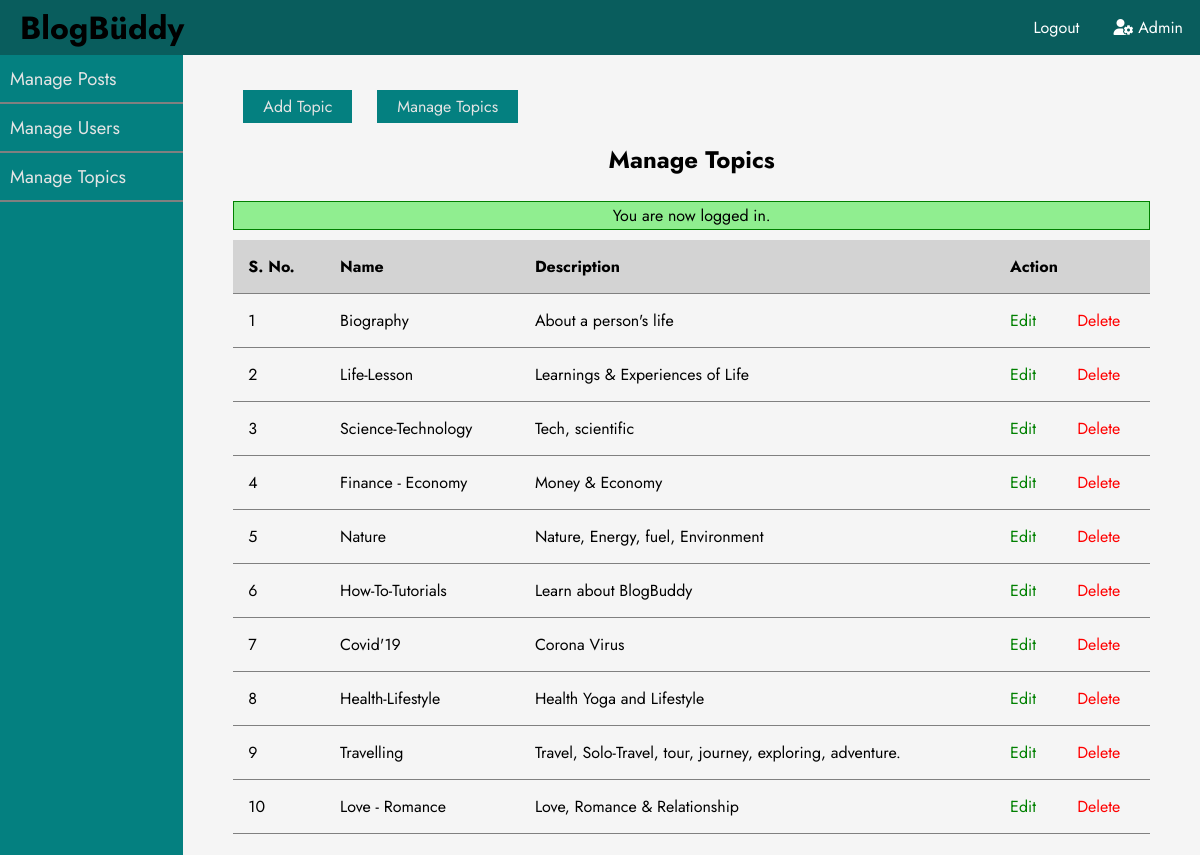
The app's page /admin/topic/index.php (signed in) with its own data.
### tables this page shows
CREATE TABLE `topics` (
  `id` int(11) NOT NULL,
  `name` varchar(60) NOT NULL,
  `description` text NOT NULL
);

### app/controllers/topics.php (called while the page is built, shortened)
<?php
include("C:/xampp/htdocs/blogbuddy/app/database/db.php");
$table = 'topics';
$topics = selectAll($table);

### app/database/db.php (called while the page is built, shortened)
<?php
    require("connect.php");
    function selectAll($table, $conditions = [])
    {
        global $conn;
        $sql = "SELECT * FROM $table";
        if(empty($conditions))
        {
            $stmt = $conn->prepare($sql);
            $stmt->execute();
            $records = $stmt->get_result()->fetch_all(MYSQLI_ASSOC);
            return $records;
        }
    }
?>

### admin/topic/index.php (the view, shortened to what this page needs)
<?php include("C:/xampp/htdocs/blogbuddy/app/controllers/topics.php");
?>
<!DOCTYPE html>
<html lang="en">
<head>
  <link rel="stylesheet" href="https://cdnjs.cloudflare.com/ajax/libs/font-awesome/6.1.1/css/all.min.css" />
  <link rel="stylesheet" type="text/css" href="../../assets/css/admin-style.css">
</head>
<body>
  <?php include("C:/xampp/htdocs/blogbuddy/app/includes/adminHeader.php"); ?>
  <div class="page-wrapper">
      <div class="admin-wrapper">
          <?php include("C:/xampp/htdocs/blogbuddy/app/includes/adminSidebar.php"); ?>
          <div class="admin-content">
            <div class="button-group">
                <a href="create.php" class="btn">Add Topic</a>
                <a href="index.php" class="btn">Manage Topics</a>
            </div>
            <div class="content">
                <h2 class="page-title">Manage Topics</h2>
                <?php include("C:/xampp/htdocs/blogbuddy/app/includes/messages.php"); ?>
                <table>
                    <thead>
                        <th>S. No.</th>
                        <th>Name</th>
                        <th>Description</th>
                        <th colspan="2" style="text-align: left;">Action</th>
                    </thead>
                    <tbody>
                      <?php foreach($topics as $key => $topic): ?>
                          <tr>
                            <td><?php echo $key + 1; ?></td>
                            <td><?php echo $topic['name']; ?></td>
                            <td><?php echo $topic['description']; ?></td>
                            <td><a href="edit.php?id=<?php echo $topic['id']; ?>" class="edit">Edit</a></td>
                            <?php if($_SESSION['admin']):?>
                              <td><a href="index.php?del_id=<?php echo $topic['id']; ?>" name="del_id" value="<?php echo $topic['id']; ?>" class="delete">Delete</a></td>
                            <?php endif; ?>
                            </tr>
                      <?php endforeach;?>
                    </tbody>
                </table>
            </div>
          </div>
      </div>
  </div>
</body>
</html>

### app/assets/css/admin-style.css (style rules this page uses)
* { font-family: 'Jost', sans-serif; margin: 0px; padding: 0px; box-sizing: border-box; }
:root { --pri-col: teal; --sec-col: black; --tri-col: whitesmoke; --sdw-col: #e4e4e4; }
body { height: 100vh; width: 100%; background: whitesmoke; }
a { text-decoration: none; color: inherit; }
.page-wrapper { height:100%; }
.admin-wrapper { height: 100%; display: flex; }
.admin-content { margin:auto; flex:8; height: 100%; width: fit-content; padding: 40px ; overflow-y: scroll; }
.btn { padding:5px 20px; margin:10px; background-color: rgb(4, 128, 128); color: #e4e4e4; border: none; }
.page-title { margin: 1.5rem; text-align: center; }
table { border-collapse: collapse; width: 100%; text-align: left; }
th, td { padding: 15px; border-bottom: 1px solid grey; }
.edit { color:green; }
.delete { color: red; }

### admin/topic/index.php (style rules this page uses)
body { z-index:0; overflow-y:hidden; }
.page-wrapper { height:100%; }
.admin-wrapper { height: 100%; width: 100%; display: flex; position:fixed; top:55px; }
.admin-content { margin:auto; flex:5; height: 100%; width: fit-content; padding: 50px ; padding-top: 40px ; overflow-y: scroll; z-index:1; }
thead { background:lightgrey; }

### records on screen
topics: name "Biography", description "About a person's life", $topic['id'] 10 (drawn)
topics: name "Life-Lesson", description "Learnings & Experiences of Life", $topic['id'] 11 (drawn)
topics: name "Science-Technology", description "Tech, scientific", $topic['id'] 12 (drawn)
topics: name "Finance - Economy", description "Money & Economy", $topic['id'] 17 (drawn)
topics: name "Nature", description "Nature, Energy, fuel, Environment", $topic['id'] 18 (drawn)
topics: name "How-To-Tutorials", description "Learn about BlogBuddy", $topic['id'] 19 (drawn)
topics: name "Covid'19", description "Corona Virus", $topic['id'] 20 (drawn)
topics: name "Health-Lifestyle", description "Health Yoga and Lifestyle", $topic['id'] 21 (drawn)
topics: name "Travelling", description "Travel, Solo-Travel, tour, journey, exploring, adventure.", $topic['id'] 22 (drawn)
topics: name "Love - Romance", description "Love, Romance & Relationship", $topic['id'] 23 (drawn)

### other values on screen
$_SESSION['username'] "Admin"
$_SESSION['message'] "You are now logged in."
